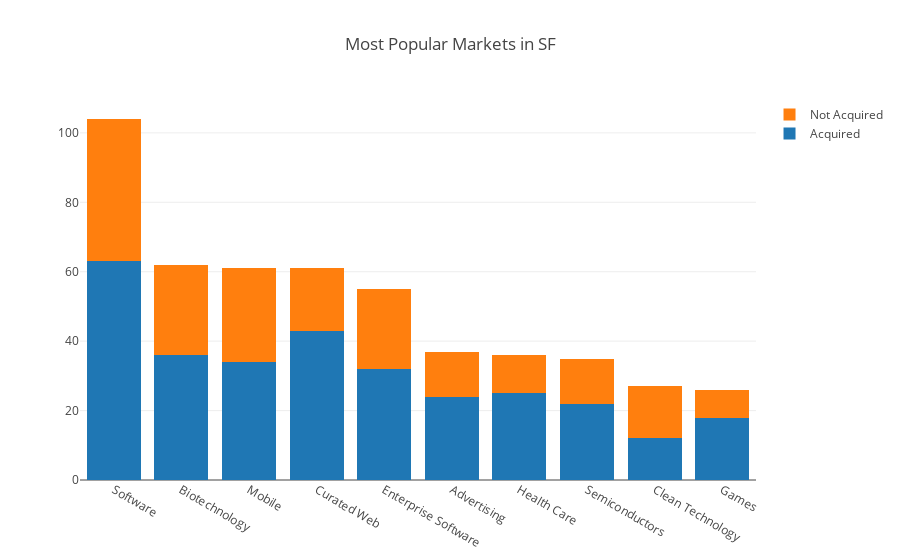

Notebook source saved alongside this figure:
### Code cell
trace1 = go.Bar(
    x=popular_markets.keys()[:10],
    y=acquired_markets[:10],
    name='Acquired'
)
trace2 = go.Bar(
    x=popular_markets.keys()[:10],
    y=not_acquired_markets[:10],
    name='Not Acquired'
)
    
data = [trace1, trace2]
layout = go.Layout(
    title ='Most Popular Markets in SF',
    barmode='stack'
)

fig = go.Figure(data=data, layout=layout)
iplot(fig, filename='stacked-bar')

### Figure 1 — Plotly figure (JSON) as saved in the notebook; plotly's stock layout.template omitted (floating-point values rounded to 4 significant figures)
{"data": [{"name": "Acquired", "type": "bar", "uid": "e59d9ec6-d7d2-11e8-99ea-6a000073fc60", "x": ["Software", "Biotechnology", "Mobile", "Curated Web", "Enterprise Software", "Advertising", "Health Care", "Semiconductors", "Clean Technology", "Games"], "y": [63, 36, 34, 43, 32, 24, 25, 22, 12, 18]}, {"name": "Not Acquired", "type": "bar", "uid": "e59da04c-d7d2-11e8-8e39-6a000073fc60", "x": ["Software", "Biotechnology", "Mobile", "Curated Web", "Enterprise Software", "Advertising", "Health Care", "Semiconductors", "Clean Technology", "Games"], "y": [41, 26, 27, 18, 23, 13, 11, 13, 15, 8]}], "layout": {"barmode": "stack", "title": "Most Popular Markets in SF"}}
